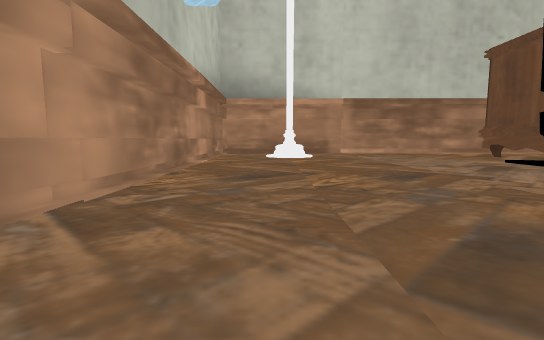
[1] (above)

22 first-person views from a walk through a 3-D level made in the Unity game engine. The camera is 1.5 m above the floor, tilts 6° down and sees 85° across. The floor is counted in squares, 2 m on a side. Each view is taken from the middle of a square. On the plan, view 1 faces up. The plan holds only what a view shows up to about 10 squares ahead; the rest is blank. The place goes on beyond the plan. Some surface patterns are stand-ins.

[2]
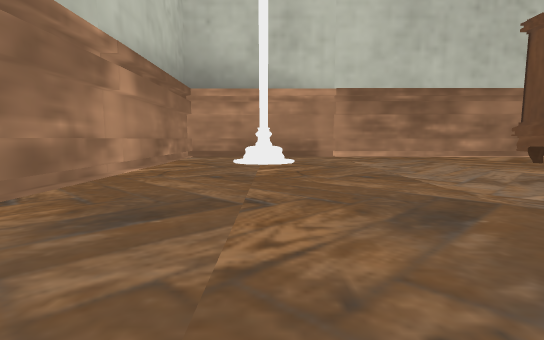

[3]
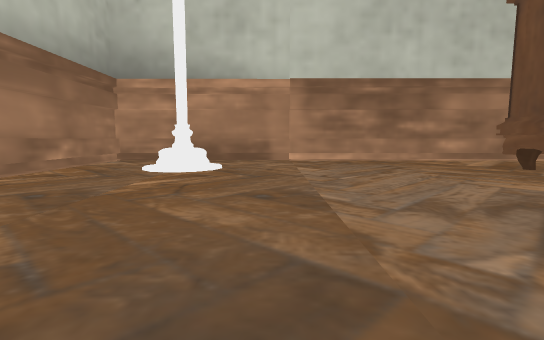

[4]
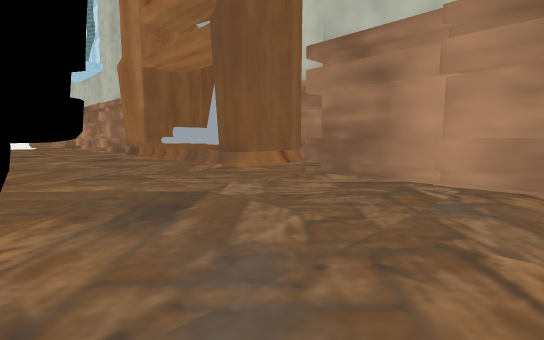

[5]
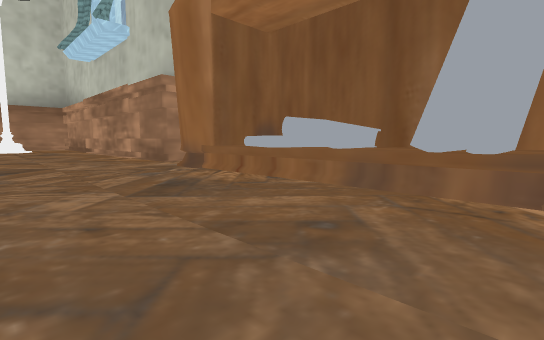

[6]
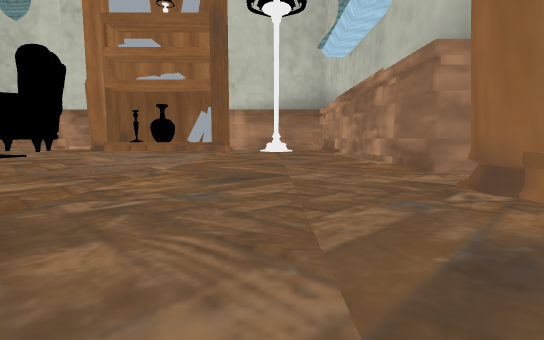

[7]
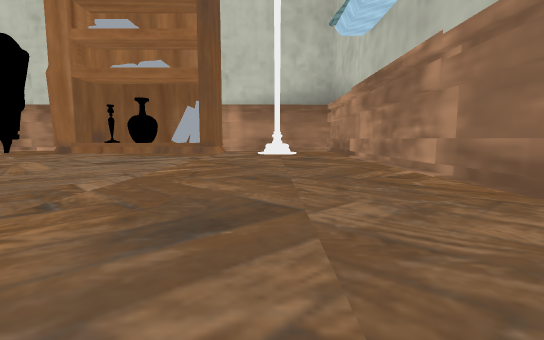

[8]
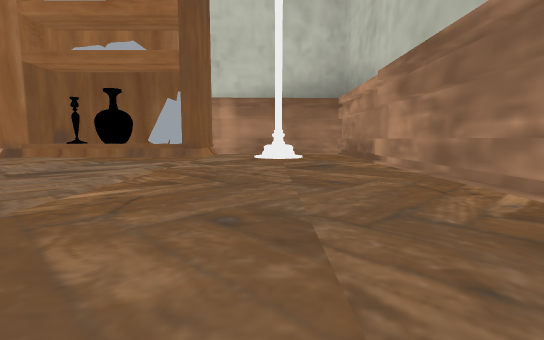

[9]
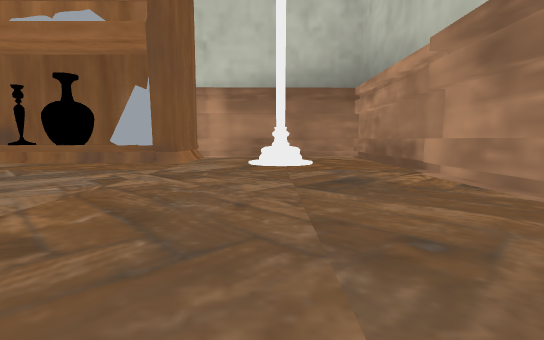

[10]
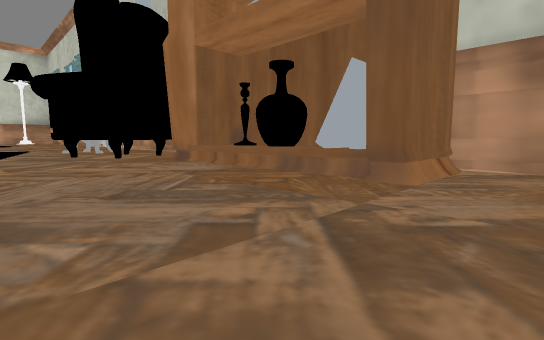

[11]
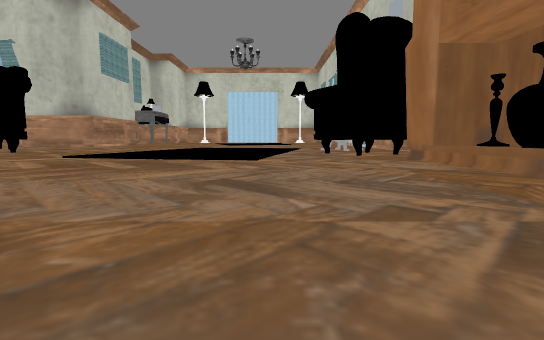

[12]
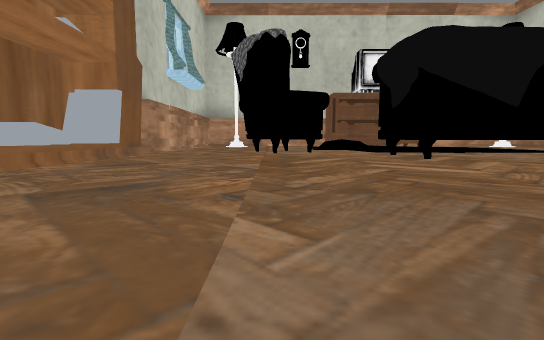

[13]
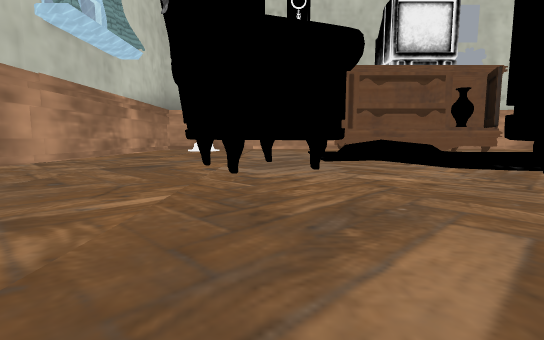

[14]
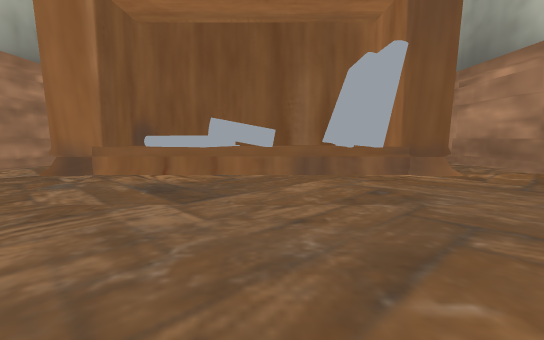

[15]
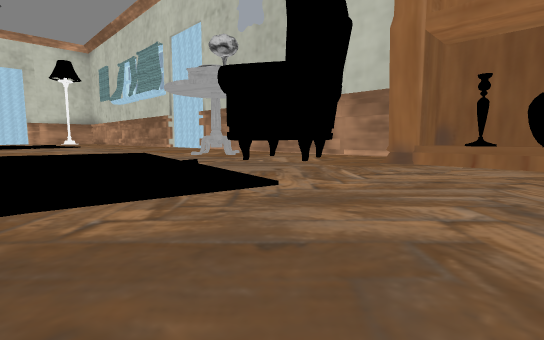

[16]
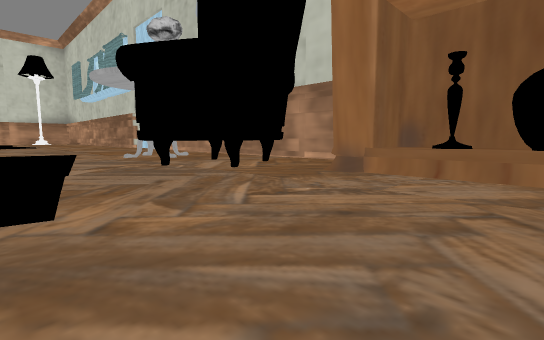

[17]
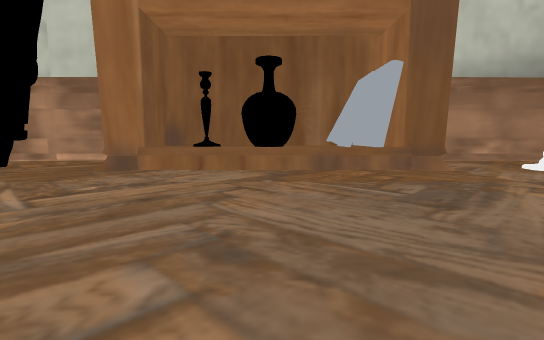

[18]
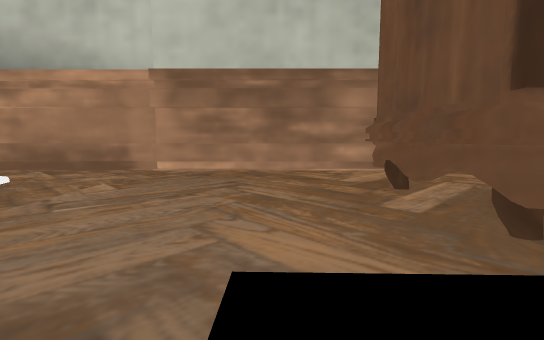

[19]
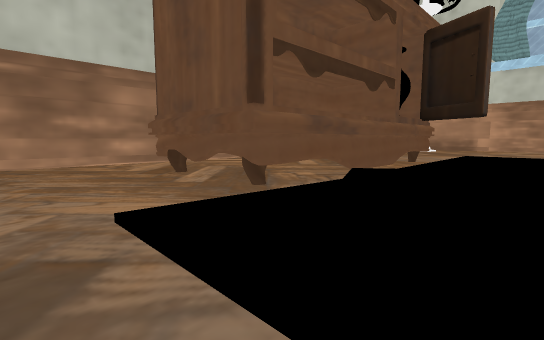

[20]
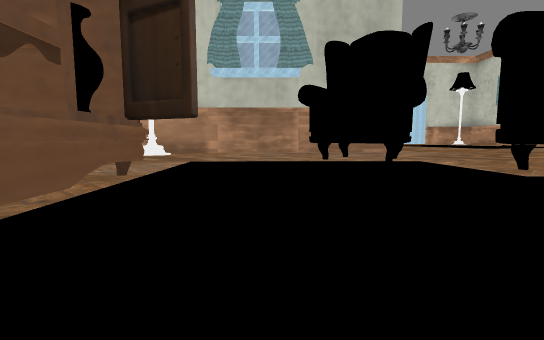

[21]
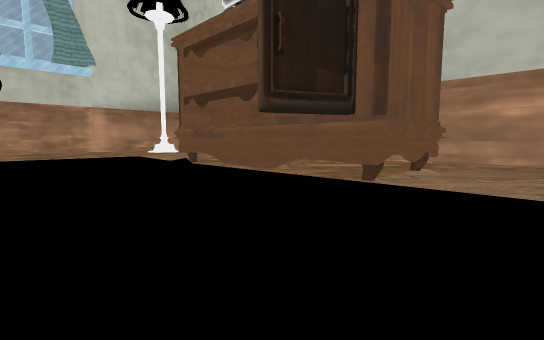

[22]
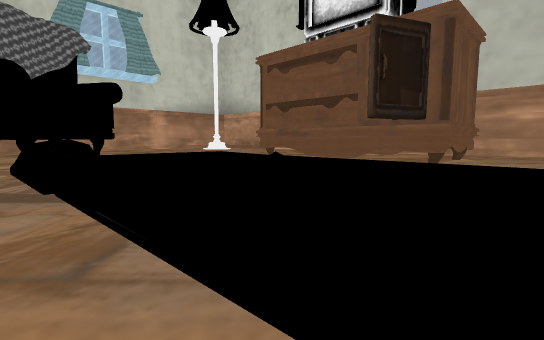

### Floor plan
Key: @ floor where view 1 was taken; # wall or solid block; . main floor; : floor 0.25 m higher than the main floor; / step, stairs or slope; = window, fence, low wall or low ledge; ^ raised ledge; O other object.
Columns run from 6 left of view 1 to 19 right of it. Each row starts with its distance up from view 1.
 16      ############     ###
 15    #...............   ...
 14    #...............  .....
 13    #..=^...........  .....
 12    #../^.......###    #...
 11    #...........###    #...
 10    #...........########...
  9    #...................///
  8    #........./
  7    #........./
  6    #.........  :
  5    #........
  4    #.......#.::          :
  3    #.....#  ./::
  2    #.....    ///:
  1 ####......  #..=/:::/:://
  0   ....@...#...............
 -1  ..............        #
 -2  ####..........
 -3  ##O...........
 -4  #OO..........
 -5  #OO...............
 -6  #OO...............
 -7  #OO..............
 -8  #OO.............
 -9  ####.............
-10    ...............
-11  #................
-12  ###..............
-13    #..............
-14    #............../
-15    #............../
-16    #..............:
-17    #..............
-18    #...............///
-19    #......................
-20    #......................
-21    #.................##..
-22    #.. /............##
-23    #../^..#.......#..
-24    #.. /..#OO^OOO^ ..#
-25       ....#OO^OOO^ ....
-26       .....#######  ...

Positions as (right, up) in squares from view 1, and headings:
1: (0, 0), facing up
2: (1, 3), facing up
3: (3, 5), facing up
4: (3, 5), facing down-left
5: (2, -2), facing down-left
6: (1, -5), facing down
7: (1, -8), facing down
8: (1, -11), facing down
9: (1, -14), facing down
10: (2, -18), facing down-right
11: (1, -18), facing right
12: (4, -15), facing up
13: (5, -6), facing up
14: (4, -5), facing left
15: (8, -14), facing down-right
16: (8, -17), facing down-right
17: (8, -16), facing down
18: (7, 7), facing up
19: (6, 6), facing up-right
20: (9, 6), facing right
21: (19, 4), facing up-left
22: (19, 0), facing up-left
